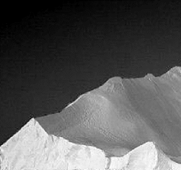
//> input picture homework2_liujunyuan/image_segmentation/image_segmentation/task1.png, 181 x 170 px
$ ./main_segmentation   (built with g++ and OpenCV 4)
//> lines starting //> are read from the running program, lines starting //| are printed output that depends on the picture; after the words box and inside, x2 and y2 are one past the last pixel; in counts of white or black regions, pixels touching at a corner belong together
### homework2_liujunyuan/image_segmentation/image_segmentation/sort_function.h
#pragma once
/*--------------------------------------------------------------------------------------------------------------------------------------
Copyright (C),2018---,   HUST Liu
 File name:sort_fortest.cpp
 Author: liu      Version: 1     Date:2018.12.5
 Description:
Merge Sort's function
-----------------------------------------------------------------------------------------------------------------------------------------
 Others:NONE
 May Function List:Merge ,merge,change,Quickly
-----------------------------------------------------------------------------------------------------------------------------------------
 History  as folwing :
 NONE
  --------------------------------------------------------------------------------------------------------------------------------------*/
#pragma once
#include <stdio.h>
#include <math.h>
#include <iostream>
#define max_gray_level 255
using namespace std;

// [46 lines left out: functions merge, Merg, not called in this run]

int change(double input_array[], int min, int max)
{

	int i, j;
	double temp;
	i = min;
	j = max;

	while (i < j)
	{
		while (i < j&&input_array[i] < input_array[j])
		{
			j--;
		}
		if (i < j)
		{
			temp = input_array[i];
			input_array[i] = input_array[j];
			input_array[j] = temp;
			i++;
		}
		while (i < j&&input_array[i] <= input_array[j])
		{
			i++;
		}
		if (i < j)
		{
			temp = input_array[i];
			input_array[i] = input_array[j];
			input_array[j] = temp;
			j--;
		}
	}
	return i;
}

void Quickly(double input_array[], double output_array[], int min, int max)
{
	int pivot;
	if (min < max)
	{
		pivot = change(input_array, min, max);
		Quickly(input_array, output_array, min, pivot - 1);
		Quickly(input_array, output_array, pivot + 1, max);
	}
	for (int l = 0; l != max + 1; l++)
	{
		output_array[l] = input_array[l];
	}

}

int my_max(double input_array[])
{
	double tp_array[max_gray_level+1];
	double tp_array1[max_gray_level+1];
	int maxnum;
	for (int flag=0; flag <= max_gray_level; flag++)
	{
		tp_array1[flag] = input_array[flag];
	}
	Quickly(input_array, tp_array, 0, max_gray_level);

	for (int flag = 0; flag <= max_gray_level; flag++)
	{
		if (tp_array1[flag] ==tp_array[max_gray_level] )
		{
			maxnum = flag;
			break;
		}
	}
	return maxnum;
}


float max_2_num(float a, float b)
{
	if (a > b)
	{
		return a;
	 }
	else
	{
		return b;
	}
}

float min_2_num(float a, float b)
{
	if (a > b)
	{
		return b;
	}
	else
	{
		return a;
	}
}

### homework2_liujunyuan/image_segmentation/image_segmentation/segmfunction.h
#pragma once
/*--------------------------------------------------------------------------------------------------------------------------------------
Copyright (C),2018---,   HUST Liu
 File name:
 Author: liu       Version: 1      Date:2018.12.9
 Description:

called by main_segmentation.cpp
-----------------------------------------------------------------------------------------------------------------------------------------
 Others:NONE
 May Function List:
-----------------------------------------------------------------------------------------------------------------------------------------
 History  as folwing :
 NONE
  --------------------------------------------------------------------------------------------------------------------------------------*/

/*--------------------------------------------------------------------------------------------------------------------------------------
-  openCV  standar head
---------------------------------------------------------------------------------------------------------------------------------------*/

#include <opencv2/opencv.hpp>
#include <iostream>
#include <opencv2/highgui/highgui.hpp>
#include <opencv2/imgproc/imgproc.hpp>
#include "image_draw.h"
#include "sort_function.h"
#include <math.h>
#define max_gray_level 255
#define P_all 1.0
using namespace std;
using namespace cv;

/*-------------------------------------------------------------------------------------------------------------------
Function: threshold_segmentation
 Description:threshold segmentation with 2 paramas threshold
 ---------------------------------------------------------------------------------------------------------------------
 Calls: NONE
 Called By:
 Table Accessed: NONE
 Table Updated:  NONE
 --------------------------------------------------------------------------------------------------------------------
  Input:
@Mat imput_image:mat image you want to segmentate(hui du tu)
@Mat output_image:output Mat image
@param1:lowest threshold
@param2:the second threshold
  Output：output Mat image had been segmentated
  Return:NONE
  Others:NONE
--------------------------------------------------------------------------------------------------------------------*/
void threshold_segmentation(Mat input_image,Mat &output_image,int param1,int param2)
{
	output_image.create(input_image.rows, output_image.cols, input_image.type());
	for (int flag_rows = 0; flag_rows < input_image.rows; flag_rows++)
	{
		for (int flag_cols = 0; flag_cols < input_image.cols; flag_cols++)
		{
			if (input_image.at<uchar>(flag_rows, flag_cols) <= param1)
			{
				output_image.at<uchar>(flag_rows, flag_cols) = 0;
			}
			else if ((input_image.at<uchar>(flag_rows, flag_cols) <= param2) && (input_image.at<uchar>(flag_rows, flag_cols) > param1))
			{
				output_image.at<uchar>(flag_rows, flag_cols) = 150;
			}
			else
			{
				output_image.at<uchar>(flag_rows, flag_cols) = max_gray_level;
			}
		}
	}
}


/*-------------------------------------------------------------------------------------------------------------------
Function: threshold_segmentation_auto
 Description:threshold segmentation with an initial paramas threshold autoly
 ---------------------------------------------------------------------------------------------------------------------
 Calls: NONE
 Called By:main_segmentation.cpp
 Table Accessed: NONE
 Table Updated:  NONE
 --------------------------------------------------------------------------------------------------------------------
  Input:
@Mat imput_image:mat image you want to segmentate(hui du tu)
@Mat output_image:output Mat image
@int initial_threshold:initial threshold
@float delta:the min bias
@int max_times:the max times your computer calculate
  Output：output Mat image had been segmentated
  Return:the threshold
  Others:NONE
--------------------------------------------------------------------------------------------------------------------*/
float threshold_segmentation_auto(Mat input_image,Mat &output_image,int initial_threshold,float delta,int max_times)
{
	output_image.create(input_image.rows, output_image.cols, input_image.type());
	int absolute_histo1[max_gray_level+1] = { 0 };
	int absolute_histo2[max_gray_level+1] = { 0 };
	float sum[2] = { 0 };
	float all[2] = { 0 };
	float mean[4] = { 0 };
	int real_times = 0;
	mean[3] = initial_threshold;
	while(1)
	{
		for (int flag_rows = 0; flag_rows < input_image.rows; flag_rows++)
		{
			for (int flag_cols = 0; flag_cols < input_image.cols; flag_cols++)
			{
				if (input_image.at<uchar>(flag_rows, flag_cols) < mean[3])
				{
					int like_hood = (int)input_image.at<uchar>(flag_rows, flag_cols);
					absolute_histo1[like_hood]++;
				}
				else
				{
					int like_hood = (int)input_image.at<uchar>(flag_rows, flag_cols);
					absolute_histo2[like_hood]++;
				}
			}
		}
		for (int flag = 0; flag <= max_gray_level; flag++)
		{
			sum[0] = sum[0] + absolute_histo1[flag];
			sum[1] = sum[1] + absolute_histo2[flag];
			all[0] = all[0] + flag * absolute_histo1[flag];
			all[1] = all[1] + flag * absolute_histo1[flag];
		}
		mean[0] = all[0] / sum[0];
		mean[1] = all[1] / sum[0];
		mean[2] = (mean[0] + mean[1]) / 2;
		if (fabs(mean[2] - mean[3]) < delta || real_times >= max_times)
		{
			break;
		}
		mean[3] = mean[2];
		sum[0] = 0;
		sum[1] = 0;
		all[0] = 0;
		all[1] = 0;
		real_times++;
	}
	for (int flag_rows = 0; flag_rows < input_image.rows; flag_rows++)
	{
		for (int flag_cols = 0; flag_cols < input_image.cols; flag_cols++)
		{
			if (input_image.at<uchar>(flag_rows, flag_cols) <= mean[2])
			{
				output_image.at<uchar>(flag_rows, flag_cols) = 0;
			}
			else
			{
				output_image.at<uchar>(flag_rows, flag_cols) = max_gray_level;
			}
		}
	}
	return real_times;
}


/*-------------------------------------------------------------------------------------------------------------------
Function: adapt_function_in_otsu
 Description:adapt_function for otsu_segmentation_auto
 ---------------------------------------------------------------------------------------------------------------------
 Calls: NONE
 Called By: otsu_segmentation_auto
 Table Accessed: NONE
 Table Updated:  NONE
 --------------------------------------------------------------------------------------------------------------------
  Input:
@float k:x
@float absolute_histo[]:array of histogram
  Output：NONE
  Return:sigmaB
  Others:NONE
--------------------------------------------------------------------------------------------------------------------*/
float adapt_function_in_otsu(int k,float absolute_histo[])
{
	float P1k = 0.;
	float Mk = 0.;
	float Mg = 0.;
	for (int flag = 0; flag <= k; flag++)
	{
		P1k += absolute_histo[flag];
	}
	for (int flag = 0; flag <= k; flag++)
	{
		Mk += absolute_histo[flag] * flag;
	}
	for (int flag = 0; flag <= max_gray_level; flag++)
	{
		Mg += absolute_histo[flag] * flag;
	}
	if((P1k!=1)&&(P1k!=0))
	{
		return ((Mg*P1k - Mk)*(Mg*P1k - Mk)) / ((P1k)*(P_all - P1k));
	}
	else
	{
		return 0;
	}
}

/*-------------------------------------------------------------------------------------------------------------------
Function: globel_otsu_segmentation_auto
 Description:threshold segmentation with otsu method autoly
 ---------------------------------------------------------------------------------------------------------------------
 Calls: NONE
 Called By:main_segmentation.cpp  windows_otsu_segmentation_auto
 Table Accessed: NONE
 Table Updated:  NONE
 --------------------------------------------------------------------------------------------------------------------
  Input:
@Mat imput_image:mat image you want to segmentate(hui du tu)
@Mat output_image:output Mat image
  Output：output Mat image had been segmentated
  Return:the threshold
  Others:NONE
--------------------------------------------------------------------------------------------------------------------*/
float globel_otsu_segmentation_auto(Mat input_image, Mat &output_image)
{
	output_image.create(input_image.rows, output_image.cols, input_image.type());
	float absolute_histo[max_gray_level+1] = { 0.};
	double sigmaB[max_gray_level+1] = { 0. };
	float NM =0 ;
	float threshold=0;
	NM = input_image.rows*input_image.cols;
	for (int flag_rows = 0; flag_rows < input_image.rows; flag_rows++)
	{
		for (int flag_cols = 0; flag_cols < input_image.cols; flag_cols++)
		{
				int like_hood = (int)input_image.at<uchar>(flag_rows, flag_cols);
				absolute_histo[like_hood]++;
		}
	}
	for (int flag = 0; flag <= max_gray_level; flag++)
	{
		absolute_histo[flag] = absolute_histo[flag] / NM;
	}
	for (int flag = 0; flag <= max_gray_level; flag++)
	{
		sigmaB[flag] = (double)adapt_function_in_otsu(flag, absolute_histo);
	}
	threshold = my_max(sigmaB);
	for (int flag_rows = 0; flag_rows < input_image.rows; flag_rows++)
	{
		for (int flag_cols = 0; flag_cols < input_image.cols; flag_cols++)
		{
			if (input_image.at<uchar>(flag_rows, flag_cols) <= threshold)
			{
				output_image.at<uchar>(flag_rows, flag_cols) = 0;
			}
			else
			{
				output_image.at<uchar>(flag_rows, flag_cols) = max_gray_level;
			}
		}
	}
	return threshold;
}


/*-------------------------------------------------------------------------------------------------------------------
Function: mean_auto
 Description:get gray mean
 ---------------------------------------------------------------------------------------------------------------------
 Calls: NONE
 Called By:var_auto
 Table Accessed: NONE
 Table Updated:  NONE
 --------------------------------------------------------------------------------------------------------------------
  Input:
@Mat imput_image:mat image you want to mean

  Output：NONE
  Return:mean gray
  Others:NONE
--------------------------------------------------------------------------------------------------------------------*/
float mean_auto(Mat input_image)
{
	float absolute_histo[max_gray_level + 1] = { 0. };
	float sum=0.;
	float NM = input_image.cols*input_image.rows;
	//获取灰度直方图
	for (int flag_rows = 0; flag_rows < input_image.rows; flag_rows++)
	{
		for (int flag_cols = 0; flag_cols < input_image.cols; flag_cols++)
		{
			int like_hood = (int)input_image.at<uchar>(flag_rows, flag_cols);
			absolute_histo[like_hood]++;
		}
	}
	for (int flag = 0; flag <= max_gray_level; flag++)
	{
		sum += flag*absolute_histo[flag];
	}
	return sum / NM;
}


/*-------------------------------------------------------------------------------------------------------------------
Function: var_auto
 Description:get gray's var
 ---------------------------------------------------------------------------------------------------------------------
 Calls: mean_auto
 Called By:windows_otsu_segmentation_auto
 Table Accessed: NONE
 Table Updated:  NONE
 --------------------------------------------------------------------------------------------------------------------
  Input:
@Mat imput_image:mat image you want to get var

  Output：NONE
  Return:mean gray
  Others:NONE
--------------------------------------------------------------------------------------------------------------------*/
float var_auto(Mat input_image)
{
	float var = 0.;
	float mean = mean_auto(input_image);
	float absolute_histo[max_gray_level + 1] = { 0. };
	float NM = input_image.cols*input_image.rows;
	for (int flag_rows = 0; flag_rows < input_image.rows; flag_rows++)
	{
		for (int flag_cols = 0; flag_cols < input_image.cols; flag_cols++)
		{
			int like_hood = (int)input_image.at<uchar>(flag_rows, flag_cols);
			absolute_histo[like_hood]++;
		}
	}
	for (int flag = 0; flag <= max_gray_level; flag++)
	{
		var += ((float)absolute_histo[flag])*((float)flag - mean)*((float)flag - mean);
	}
	return var/(NM-1);
}


/*-------------------------------------------------------------------------------------------------------------------
Function:windows_otsu_segmentation_auto
 Description:threshold segmentation with an windows otsu method segmentation autoly
 ---------------------------------------------------------------------------------------------------------------------
 Calls: globel_otsu_segmentation_auto var_auto
 Called By:main_segmentation.cpp
 Table Accessed: NONE
 Table Updated:  NONE
 --------------------------------------------------------------------------------------------------------------------
  Input:
@Mat imput_image:mat image you want to segmentate
@Mat output_image:output Mat image
@int filter_half_wide:window wide
  Output：output Mat image had been segmentated
  Return:NONE
  Others:NONE
--------------------------------------------------------------------------------------------------------------------*/
void windows_otsu_segmentation_auto(Mat input_image, Mat &output_image,int filter_half_wide)
{
	output_image.create(input_image.rows, output_image.cols, input_image.type());
	Mat filter_window;
	Mat tp_filter_window;
	float threshold;
	float var;

	for (int count_cols = 0; count_cols <= input_image.cols-1; count_cols++)
	{
		//开两个滑动窗口
		filter_window = input_image(
			Range(
				1, input_image.rows
					  ),
			Range(
			(int)max_2_num(1.0, (float)(count_cols - filter_half_wide)),
			(int)min_2_num(input_image.cols, (float)(count_cols + filter_half_wide))
					  )
													  );
		tp_filter_window = input_image(
			Range(
				1, input_image.rows
					),
			Range(
			(int)max_2_num(1.0, (float)(count_cols - filter_half_wide)),
			(int)min_2_num(input_image.cols, (float)(count_cols + filter_half_wide))
			)
												     );
		//求阈值和方差
		threshold=globel_otsu_segmentation_auto(filter_window, tp_filter_window);
		var = var_auto(filter_window);
		cout << var<< endl;
		cout << threshold << endl;
		//二值化
		if (var > threshold)
		{
			for (int flag = 0; flag < input_image.rows;flag++)
			{
				if (input_image.at<uchar>(flag, count_cols) > threshold)
				{
					output_image.at<uchar>(flag, count_cols) = max_gray_level;
				}
				else
				{
					output_image.at<uchar>(flag, count_cols) = 0;
				}
			}
		}
		else
		{
			for (int flag = 0; flag < input_image.rows; flag++)
			{
				output_image.at<uchar>(flag, count_cols) =max_gray_level;
			}
		}
	}
}

### homework2_liujunyuan/image_segmentation/image_segmentation/main_segmentation.cpp
/*--------------------------------------------------------------------------------------------------------------------------------------
Copyright (C),2018---,   HUST Liu
 File name:main_segmentation.cpp
 Author: liu       Version: 1      Date:2018.12.9
 Description:
to segmentate some image
But The effect is not good
-----------------------------------------------------------------------------------------------------------------------------------------
 Others:NONE
 May Function List:
 threshold_segmentation
threshold_segmentation_auto
globel_otsu_segmentation_auto
windows_otsu_segmentation_auto
-----------------------------------------------------------------------------------------------------------------------------------------
 History  as folwing :
 NONE
  --------------------------------------------------------------------------------------------------------------------------------------*/
  /*--------------------------------------------------------------------------------------------------------------------------------------
  -  openCV  standar head
  ---------------------------------------------------------------------------------------------------------------------------------------*/

#include <opencv2/opencv.hpp>
#include <iostream>
#include <opencv2/highgui/highgui.hpp>
#include <opencv2/imgproc/imgproc.hpp>
#include "image_draw.h"
#include "segmfunction.h"
#define max_gray_level 255
using namespace std;
using namespace cv;
int main()
{
	Mat image1=imread("task1.png",0);
//> image1 is the input picture: 170 rows x 181 cols, CV_8UC1; min 0, max 255, mean 86.5
	Mat image3= imread("task23.png", 0);
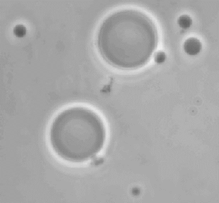
//> input picture homework2_liujunyuan/image_segmentation/image_segmentation/task23.png, 219 x 203 px
//> image3 is the input picture: 203 rows x 219 cols, CV_8UC1; min 89, max 240, mean 168.8
	Mat image4 = imread("task4.png", 0);
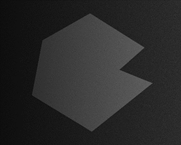
//> input picture homework2_liujunyuan/image_segmentation/image_segmentation/task4.png, 181 x 145 px
//> image4 is the input picture: 145 rows x 181 cols, CV_8UC1; min 12, max 99, mean 42.2
	Mat image2 = imread("task23.png", 0);
	Mat image5 = imread("task4.png", 0);
	if (!image1.data)
	{
		cout << "reading image wrong!!";
	}
	if (!image2.data)
	{
		cout << "reading image wrong!!";
	}
	if (!image3.data)
	{
		cout << "reading image wrong!!";
	}
	if (!image4.data)
	{
		cout << "reading image wrong!!";
	}
	threshold_segmentation(image1, image1, 91, 160);
//> after the loop in threshold_segmentation, `for (int flag_rows = 0; flag_rows < input_image.rows; flag_rows++)`:
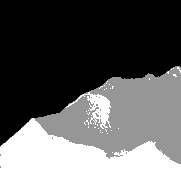
//> output_image: 170 rows x 181 cols, CV_8UC1; min 0, max 255, mean 83.1
	threshold_segmentation_auto(image2, image2, 90, 0.01, 1000);
//> after the loop in threshold_segmentation_auto, `while(1)`: absolute_histo1 = 256 values, max 2 at index 89, min 0 at index 0, mean 0.00781; absolute_histo2 = 256 values, max 8664 at index 170, min 0 at index 0, mean 347.3; sum = [2, 88912]; all = [178, 178]; real_times = 1
//> after the loop in threshold_segmentation_auto, `for (int flag_rows = 0; flag_rows < input_image.rows; flag_rows++)`:
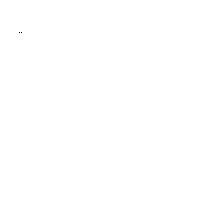
//> output_image: 203 rows x 219 cols, CV_8UC1; 100% white; black in thin lines or dots, all inside (x1, y1, x2, y2) = (19, 32, 22, 33)
	globel_otsu_segmentation_auto(image3, image3);
//> after the loop in globel_otsu_segmentation_auto, `for (int flag_rows = 0; flag_rows < input_image.rows; flag_rows++)`: absolute_histo = 256 values, max 4332 at index 170, min 0 at index 0, mean 173.7
//> after the loop in globel_otsu_segmentation_auto, `for (int flag = 0; flag <= max_gray_level; flag++)`: absolute_histo = 256 values, max 0.0974 at index 170, min 0 at index 0, mean 0.00391
//> after the loop in globel_otsu_segmentation_auto, `for (int flag = 0; flag <= max_gray_level; flag++)`: sigmaB = 256 values, max 87.26 at index 181, min -0.00195 at index 240, mean 23.52
//> after the loop in my_max, `for (int flag=0; flag <= max_gray_level; flag++)`: tp_array1 has the same summary as sigmaB in globel_otsu_segmentation_auto
//> the loop in change, `while (i < j)` made 17 passes
//> (j, temp, i) on passes 1 to 12: (254, 0.287, 89), (253, 0.706, 90), (252, 0.842, 91), (251, 1.11, 92), (250, 1.37, 93), (249, 1.62, 94), (248, 1.86, 95), (247, 2.22, 96), (246, 2.57, 97), (245, 3.02, 98), (244, 3.24, 99), (243, 3.55, 100)
//> (j, i) on pass 17: (104, 104)
//> after the loop in change, `while (i < j)`: j = 104
//> the loop in change (call 2), `while (i < j)` made 16 passes
//> (j, i) on passes 1 to 12: (102, 1), (101, 2), (100, 3), (99, 4), (98, 5), (97, 6), (96, 7), (95, 8), (94, 9), (93, 10), (92, 11), (91, 12)
//> the loop in Quickly (call 2), `for (int l = 0; l != max + 1; l++)` made 104 passes
//> in Quickly, `Quickly(input_array, output_array, pivot + 1, max);`: max = 255
//> in my_max, `Quickly(input_array, tp_array, 0, max_gray_level);`: tp_array = 256 values from -0.00195 to 87.26
//> in globel_otsu_segmentation_auto, `threshold = my_max(sigmaB);`: threshold = 181; sigmaB = 256 values from -0.00195 to 87.26
//> after the loop in globel_otsu_segmentation_auto, `for (int flag_rows = 0; flag_rows < input_image.rows; flag_rows++)`:
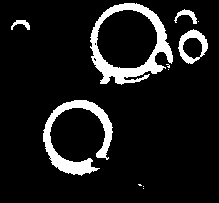
//> output_image: 203 rows x 219 cols, CV_8UC1; 10% white; 11 white regions (6 under 20 px), largest, box (x1, y1, x2, y2) and area: (90, 3, 173, 85) 2108, (43, 100, 113, 176) 1664, (178, 29, 208, 64) 432, (174, 9, 197, 24) 133, (11, 20, 30, 30) 92
	windows_otsu_segmentation_auto(image4, image5, 10);
//> the loop in windows_otsu_segmentation_auto, `for (int count_cols = 0; count_cols <= input_image.cols-1; count_cols++)` made 181 passes
//> (threshold in globel_otsu_segmentation_auto, threshold, mean in var_auto, var) on passes 4 to 6: (18, 18, 113.9, 16081.2), (18, 18, 105.2, 15765.6), (18, 18, 97.65, 15372.8)
//| 15673.1
//| 14
//| 16182.7
//| 17
//> (the first 4 of 16 printed lines)
//> (output is shown up to pass 8 of 181)
//> after the loop in windows_otsu_segmentation_auto, `for (int count_cols = 0; count_cols <= input_image.cols-1; count_cols++)`:
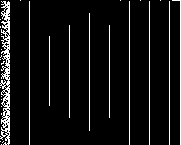
//> output_image: 145 rows x 181 cols, CV_8UC1; 7.2% white in thin lines or dots
	imshow("1", image1);
	imshow("2", image2);
	imshow("3", image3);
	imshow("4", image5);
	waitKey(0);
}
